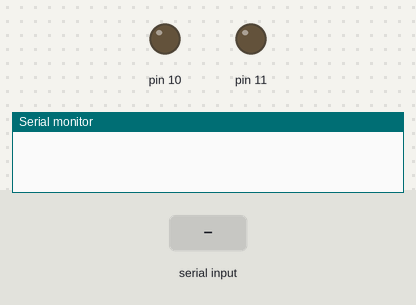
This sketch was run on a simulated Arduino Uno, built with avr-gcc and run on an emulated ATmega328P. On the bench: output pins drawn as LEDs (lit = HIGH), the last lines printed to the serial monitor. Inputs (shaded band) come from the test bench.

Above: at 2.8 s.
2.9 s: "1" received over the second serial link
At 3.24 s:
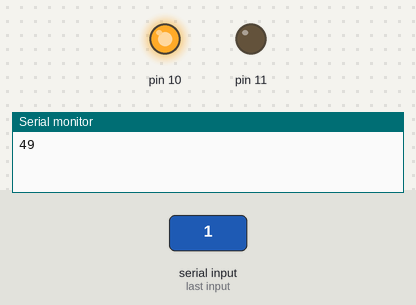
4.9 s: "0" received over the second serial link
At 5.73 s:
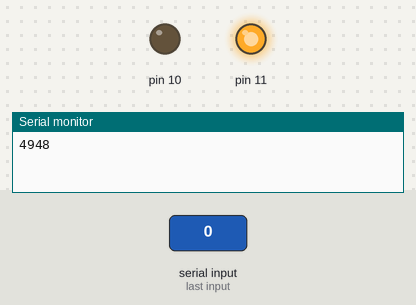
Timing chart, 0 to 7.9 s (numbered marks = the images above; inputs shaded):
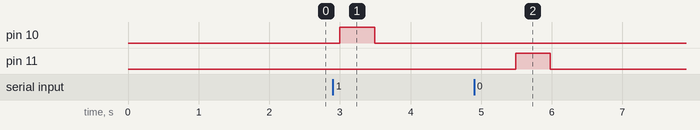

Measured:
- after the input at 2.9 s, pin 10: LOW → HIGH after 0.10 s, → LOW 0.49 s later
- after the input at 4.9 s, pin 11: LOW → HIGH after 0.59 s, → LOW 0.49 s later

The sketch:

Receiver.ino
```cpp
// Basic serial communication with Bluetooth HM-10
// Receive a trivial string through the Bluetooth HM-10
//
//  Arduino to HM-10 connections
//  Arduino 3.3V or 5V to VCC of HM-10
//  Arduino pin 2 (TX) to voltage divider then to HM-10 RX
//  Arduino pin 3 to HM-10 TX
//  Connect GND from the Arduino to GND on the HM-10
//
// When a command is entered in to the serial monitor on the computer
// the Arduino will relay the command to the HM-10


// Library to make a Software UART
#include <SoftwareSerial.h>
#define RX 3
#define TX 2

#define BAUDRATE 9600

int c = 0;
int switchState = 0;

SoftwareSerial BTSerial(RX, TX); // (RX, TX)

void setup() {

  pinMode(10, OUTPUT);
  pinMode(11, OUTPUT);

  // Start Serial Monitor for feedback
  Serial.begin(BAUDRATE);

  // HM-10 default speed in AT command mode
  BTSerial.begin(BAUDRATE);

}

void loop() {

  // Keep reading from HM-10 and send to Arduino Serial Monitor
  if(BTSerial.available() > 0) {

    // Read from the bluetooth buffer
    c = BTSerial.read();
    if(c == 49 && switchState == 0){
      digitalWrite(10, HIGH);
      digitalWrite(11, LOW);
      Serial.print(c);
      delay(490);
      digitalWrite(10, LOW);

      switchState = 1;
    }
    else if(c == 48 && switchState == 1) {
      digitalWrite(10, LOW);
      digitalWrite(11, HIGH);
      Serial.print(c);
      delay(490);
      digitalWrite(11, LOW);

      switchState = 0;
    }
    //Write the received bluetooth data to the Serial Monitor
    //Serial.println(c == 49);
  }

  delay(1000);
}
```
